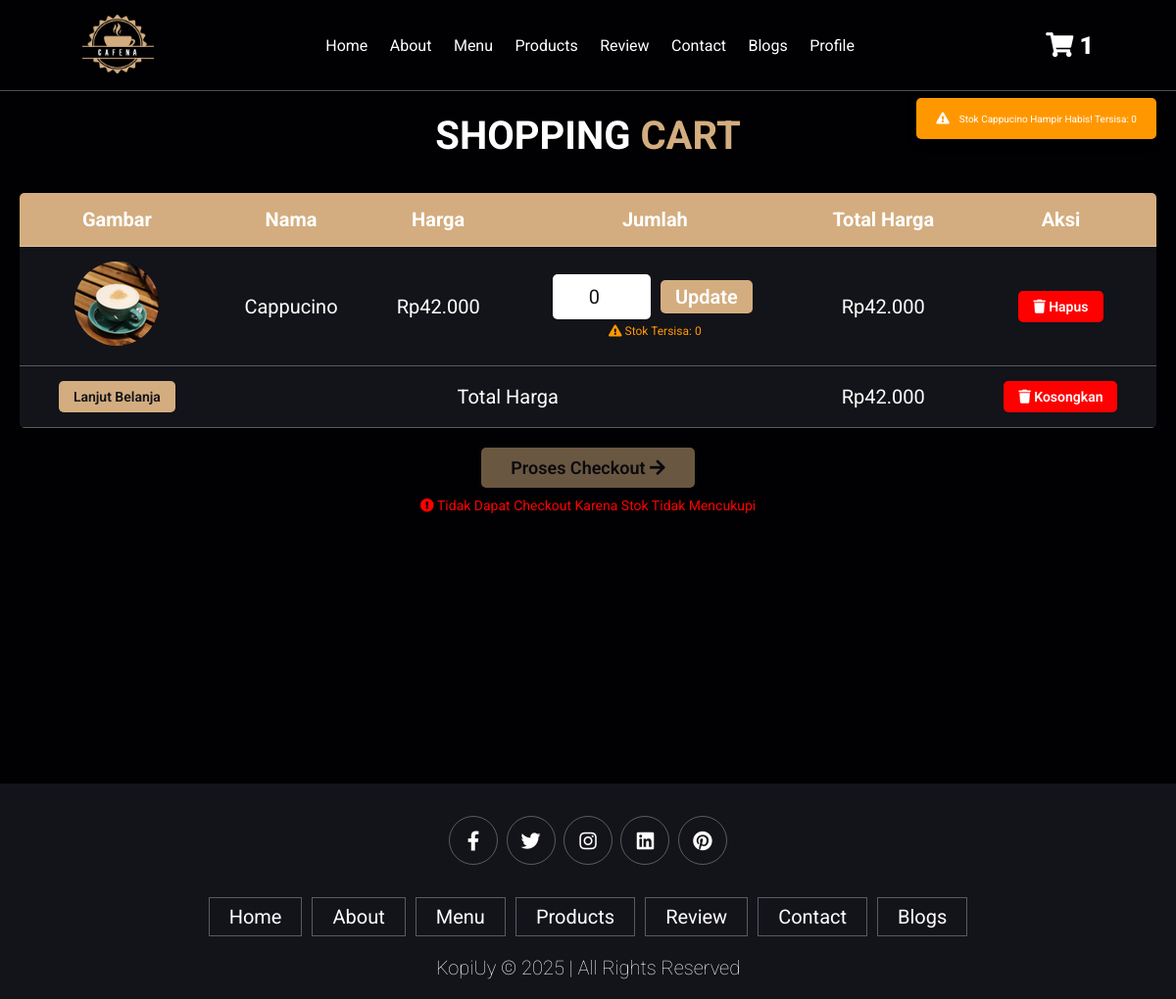
Screenshot of /cart.php (signed in) with the database file from the repository.
### tables this page shows
CREATE TABLE `cart` (
  `id` int NOT NULL,
  `user_id` int NOT NULL,
  `product_id` int NOT NULL,
  `quantity` int NOT NULL DEFAULT '1',
  `created_at` timestamp NULL DEFAULT CURRENT_TIMESTAMP
);

CREATE TABLE `products` (
  `id` int NOT NULL,
  `name` varchar(255) NOT NULL,
  `price` decimal(10,2) NOT NULL,
  `image` varchar(255) DEFAULT NULL,
  `stock` int NOT NULL DEFAULT '0',
  `description` text,
  `created_at` timestamp NULL DEFAULT CURRENT_TIMESTAMP
);

### cart.php (the view, shortened to what this page needs)
<?php
require 'proses/functions.php';
$user_id = $_SESSION['id'];
$notifications = [];
$cart_count_query = $conn->prepare("SELECT COUNT(*) as count FROM `cart` WHERE user_id = ?");
$cart_count_query->bind_param("i", $user_id);
$cart_count_query->execute();
$cart_count = $cart_count_query->get_result()->fetch_assoc()['count'];
$low_stock_items = $conn->query("
    SELECT p.name, p.stock
    FROM cart c
    JOIN products p ON c.product_id = p.id
    WHERE c.user_id = $user_id AND p.stock <= 2
");
while ($item = $low_stock_items->fetch_assoc()) {
    $notifications[] = [
        'type' => 'warning',
        'message' => 'Stok ' . htmlspecialchars($item['name']) . ' hampir habis! Tersisa: ' . $item['stock']
    ];
}
?>
<!DOCTYPE html>
<html lang="en">
<head>
    <link rel="stylesheet" href="css/style.css">
    <link rel="stylesheet" href="https://cdnjs.cloudflare.com/ajax/libs/font-awesome/5.15.4/css/all.min.css">
</head>
<body>
    <header class="header">
        <a href="index.php" class="logo">
            <img src="images/logo.png" alt="">
        </a>
        <nav class="navbar">
            <a href="index.php#home">home</a>
            <a href="index.php#about">about</a>
            <a href="index.php#menu">menu</a>
            <a href="index.php#products">products</a>
            <a href="index.php#review">review</a>
            <a href="index.php#contact">contact</a>
            <a href="index.php#blogs">blogs</a>
            <a href="profile/profile.php">profile</a>
        </nav>
        <div class="icons">
            <div class="fas fa-shopping-cart" id="cart-btn">
                <a href="cart.php" class="cart_row">
                    <span><?php echo $cart_count; ?></span>
                </a>
            </div>
        </div>
    </header>
    <?php foreach ($notifications as $notification): ?>
        <div class="notification <?= $notification['type'] ?>">
            <i class="fas <?=
                $notification['type'] === 'success' ? 'fa-check-circle' :
                ($notification['type'] === 'error' ? 'fa-times-circle' : 'fa-exclamation-triangle')
            ?>"></i>
            <?= $notification['message'] ?>
        </div>
    <?php endforeach; ?>
    <div class="container">
        <section class="shopping-cart">
            <h1 class="heading">shopping <span>cart</span></h1>
            <table>
                <thead>
                    <th>gambar</th>
                    <th>nama</th>
                    <th>harga</th>
                    <th>jumlah</th>
                    <th>total harga</th>
                    <th>aksi</th>
                </thead>
                <tbody>
                    <?php
                    $select_cart = $conn->prepare("
                        SELECT c.id, c.quantity, p.name, p.price, p.image, p.stock
                        FROM `cart` c
                        JOIN `products` p ON c.product_id = p.id
                        WHERE c.user_id = ?
                    ");
                    $select_cart->bind_param("i", $user_id);
                    $select_cart->execute();
                    $cart_items = $select_cart->get_result();
                    $grand_total = 0;
                    $can_checkout = true;
                    if ($cart_items->num_rows > 0) {
                        while ($fetch_cart = $cart_items->fetch_assoc()) {
                            $sub_total = $fetch_cart['price'] * $fetch_cart['quantity'];
                            $grand_total += $sub_total;
                            $max_quantity = min(5, $fetch_cart['stock']);
                            if ($fetch_cart['quantity'] > $fetch_cart['stock']) {
                                $can_checkout = false;
                            }
                    ?>
                            <tr>
                                <td><img src="images/<?= htmlspecialchars($fetch_cart['image']) ?>" height="100" alt=""></td>
                                <td><?= htmlspecialchars($fetch_cart['name']) ?></td>
                                <td>Rp<?= number_format($fetch_cart['price'], 0, ',', '.') ?></td>
                                <td>
                                    <form action="" method="post">
                                        <input type="number" name="update_quantity" min="1" max="<?= $max_quantity ?>"
                                               value="<?= min($fetch_cart['quantity'], $max_quantity) ?>">
                                        <input type="submit" value="update" name="update_update_btn" class="btn btn-primary">
                                    </form>
                                    <?php if($fetch_cart['stock'] <= 2): ?>
                                        <span class="stock-warning">
                                            <i class="fas fa-exclamation-triangle"></i> Stok tersisa: <?= $fetch_cart['stock'] ?>
                                        </span>
                                    <?php endif; ?>
                                </td>
                                <td>Rp<?= number_format($sub_total, 0, ',', '.') ?></td>
                                <td>
                                    <a href="cart.php?remove=<?= $fetch_cart['id'] ?>"
                                       onclick="return confirm('Hapus item dari keranjang?')"
                                       class="btn delete-btn">
                                        <i class="fas fa-trash"></i> Hapus
                                    </a>
                                </td>
                            </tr>
                    <?php
                        }
                    } else {
                        echo '<tr><td colspan="6" class="empty-cart">Keranjang belanja kosong</td></tr>';
                    }
                    ?>
                    <tr class="table-bottom">
                        <td><a href="index.php#menu" class="btn btn-primary" style="margin-top: 0;">Lanjut Belanja</a></td>
                        <td colspan="3">Total Harga</td>
                        <td>Rp<?= number_format($grand_total, 0, ',', '.') ?></td>
                        <td>
                            <a href="cart.php?delete_all"
                               onclick="return confirm('Apakah anda yakin ingin mengosongkan keranjang?');"
                               class="btn delete-btn">
                                <i class="fas fa-trash"></i> Kosongkan
                            </a>
                        </td>
                    </tr>
                </tbody>
            </table>
            <div class="checkout-btn" style="text-align: center;">
                <a href="checkout.php" class="btn btn-primary <?= ($grand_total > 0 && $can_checkout) ? '' : 'disabled' ?>" style="padding: 1rem 3rem; font-size: 1.8rem;">
                    Proses Checkout <i class="fas fa-arrow-right"></i>
                </a>
                <?php if ($grand_total > 0 && !$can_checkout): ?>
                    <p class="checkout-message">
                        <i class="fas fa-exclamation-circle"></i> Tidak dapat checkout karena stok tidak mencukupi
                    </p>
                <?php endif; ?>
            </div>
        </section>
    </div>
    <section class="footer">
        <div class="share">
            <a href="#" class="fab fa-facebook-f"></a>
            <a href="#" class="fab fa-twitter"></a>
            <a href="#" class="fab fa-instagram"></a>
            <a href="#" class="fab fa-linkedin"></a>
            <a href="#" class="fab fa-pinterest"></a>
        </div>
        <div class="links">
            <a href="index.php#home">home</a>
            <a href="index.php#about">about</a>
            <a href="index.php#menu">menu</a>
            <a href="index.php#products">products</a>
            <a href="index.php#review">review</a>
            <a href="index.php#contact">contact</a>
            <a href="index.php#blogs">blogs</a>
        </div>
        <div class="credit">
            <p>KopiUy &copy; <?= date('Y') ?> | All Rights Reserved</p>
        </div>
    </section>
</body>
</html>

### css/style.css (style rules this page uses)
:root { --main-color:#d3ad7f; --black:#13131a; --white:#ffffff; --red:#ff0000; --bg:#010103; --border:.1rem solid rgba(255,255,255,.3); }
* { font-family: 'Roboto', sans-serif; margin:0; padding:0; box-sizing: border-box; outline: none; border:none; text-decoration: none; text-transform: capitalize; transition: .2s linear; }
html { font-size: 62.5%; overflow-x: hidden; scroll-padding-top: 9rem; scroll-behavior: smooth; }
body { background: var(--bg); }
section { padding:2rem 7%; }
.container { max-width: 1500px; margin:0 auto; }
.heading { text-align: center; color:#fff; text-transform: uppercase; padding-bottom: 3.5rem; font-size: 4rem; }
.heading span { color:var(--main-color); text-transform: uppercase; }
.btn { margin-top: 1rem; display: inline-block; padding:.9rem 3rem; font-size: 1.7rem; color:#fff; background: var(--main-color); cursor: pointer; }
.header { background: var(--bg); display: flex; align-items: center; justify-content: space-between; padding:1.5rem 7%; border-bottom: var(--border); position: fixed; top:0; left: 0; right: 0; z-index: 1000; }
.header .logo img { height: 6rem; }
.header .navbar a { margin:0 1rem; font-size: 1.6rem; color:#fff; }
.header .icons div { color:#fff; cursor: pointer; font-size: 2.5rem; margin-left: 2rem; }
.header .icons .cart_row span { color: #fff; }
.shopping-cart table { text-align: center; width: 100%; }
.shopping-cart table thead th { padding:1.5rem; font-size: 2rem; color:var(--white); background-color: var(--main-color); }
.shopping-cart table tr td { border-bottom: var(--border); padding:1.5rem; font-size: 2rem; color:var(--white); }
.shopping-cart table input[type="number"] { border: var(--border); padding:1rem 2rem; font-size: 2rem; color:var(--black); width: 10rem; }
.shopping-cart table input[type="submit"] { padding:.5rem 1.5rem; cursor: pointer; font-size: 2rem; background-color: var(--main-color); color:var(--white); }
.shopping-cart table .delete-btn { color:var(--white); }
.shopping-cart table .table-bottom { background-color: var(--black); }
.shopping-cart .checkout-btn { text-align: center; margin-top: 1rem; }
.shopping-cart .checkout-btn a { display: inline-block; width: auto; }
.shopping-cart .checkout-btn a.disabled { pointer-events: none; opacity: .5; user-select: none; }
.footer { background:var(--black); text-align: center; }
.footer .share { padding:1rem 0; }
.footer .share a { height: 5rem; width: 5rem; line-height: 5rem; font-size: 2rem; color:#fff; border:var(--border); margin:.3rem; border-radius: 50%; }
.footer .links { display: flex; justify-content: center; flex-wrap: wrap; padding:2rem 0; gap:1rem; }
.footer .links a { padding:.7rem 2rem; color:#fff; border:var(--border); font-size: 2rem; }
.footer .credit { color:#fff; font-weight: lighter; font-size: 2rem; }

### cart.php (style rules this page uses)
:root { --main-color: #d3ad7f; --black: #13131a; --white: #ffffff; --red: #ff0000; --border: .1rem solid rgba(255,255,255,.3); }
.shopping-cart { padding: 2rem; margin-top: 9.5rem; min-height: calc(100vh - 9.5rem); }
table { width: 100%; border-collapse: collapse; margin-bottom: 2rem; background: var(--black); border-radius: 0.5rem; overflow: hidden; }
th, td { padding: 1.5rem; text-align: center; border-bottom: var(--border); color: var(--white); }
th { background-color: var(--main-color); color: var(--black); font-size: 1.8rem; }
td { font-size: 1.6rem; }
img { max-width: 100px; height: auto; border-radius: 0.5rem; }
.btn { display: inline-block; padding: 0.8rem 1.5rem; margin: 0 0.5rem; border-radius: 0.5rem; font-size: 1.4rem; font-weight: 600; text-decoration: none; transition: all 0.3s ease; }
.btn-primary { background: var(--main-color); color: var(--black); }
.delete-btn { background: var(--red); color: var(--white); }
.disabled { opacity: 0.5; pointer-events: none; }
.notification { position: fixed; top: 100px; right: 20px; padding: 15px 20px; border-radius: 5px; color: white; z-index: 1000; animation: slideIn 0.5s, fadeOut 0.5s 2.5s; display: flex; align-items: center; box-shadow: 0 4px 12px rgba(0,0,0,0.15); }
.notification i { margin-right: 10px; font-size: 1.2em; }
.notification.warning { background-color: #FF9800; }
input[type="number"] { width: 60px; padding: 8px; text-align: center; border: var(--border); color: var(--white); border-radius: 0.5rem; }
.stock-warning { color: #FF9800; font-size: 1.2rem; margin-top: 5px; display: block; }
.checkout-message { color: var(--red); margin-top: 10px; font-size: 1.4rem; }

### rows the page displays
cart: product.image (picture), product.name "Cappucino", product.price "42.000", update_quantity "0", product.stock "0", sub_total "42.000"

### other values shown
$cart_count "1"
$notification['message'] "Stok Cappucino Hampir Habis! Tersisa: 0"
$grand_total "42.000"
